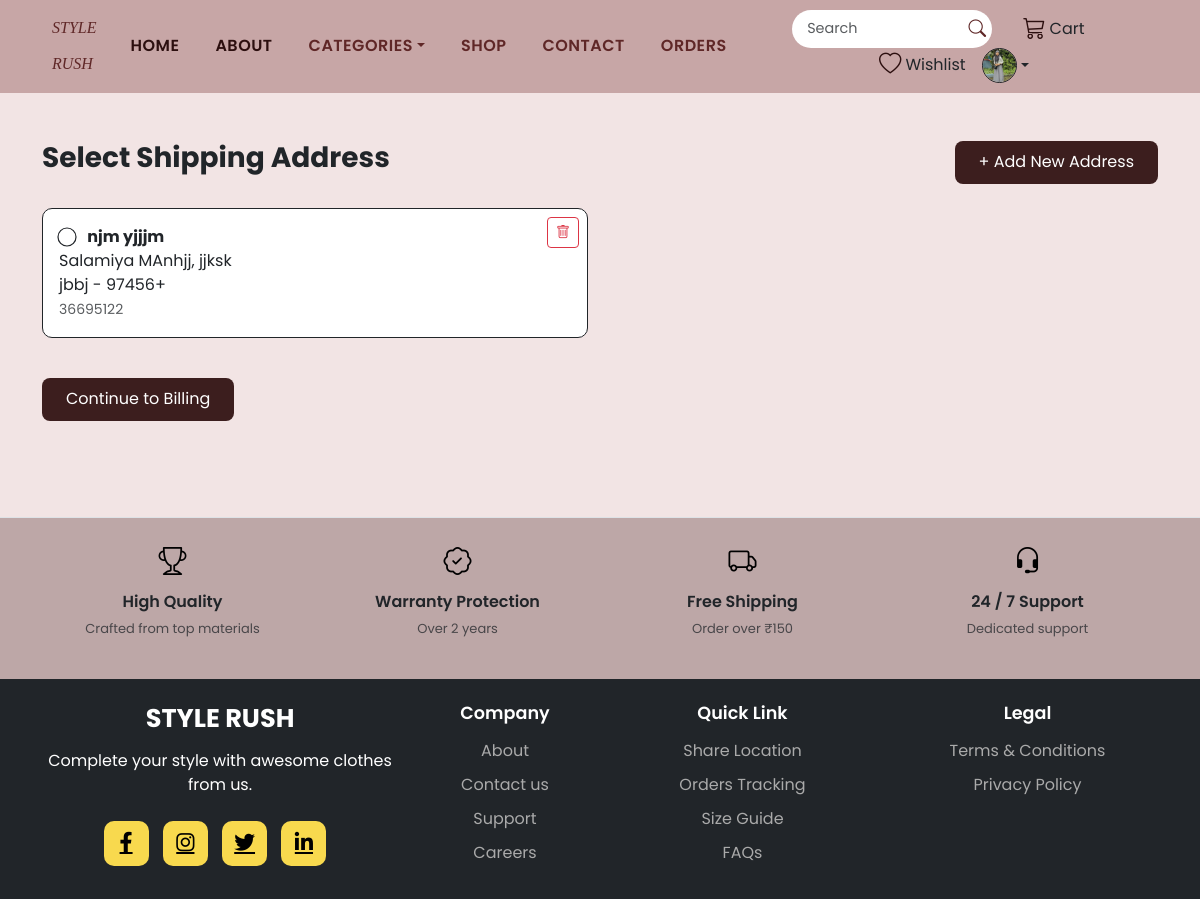
/checkout/ (signed in), run on the app's committed database.
### fashion/models.py (models this page shows, shortened)
class CustomUser(AbstractUser):
    email = models.EmailField(unique=True)
    USERNAME_FIELD = 'username'
    REQUIRED_FIELDS = ['email']

### adminapp/models.py (models this page shows, shortened)
class Customer(models.Model):
    user = models.OneToOneField(settings.AUTH_USER_MODEL, on_delete=models.CASCADE, related_name='profile')
    address = models.CharField(max_length=200, blank=True)
    phone = models.CharField(max_length=15, blank=True)
    country = models.CharField(max_length=100, blank=True)
    profile_image = models.ImageField(upload_to='profile_images/', blank=True, null=True)
    status = models.CharField(max_length=20, choices=[
        ('Active', 'Active'),
        ('Inactive', 'Inactive'),
    ], default='Active')

### checkoutapp/models.py (models this page shows, shortened)
class Address(models.Model):
    user = models.ForeignKey(settings.AUTH_USER_MODEL, on_delete=models.CASCADE)
    first_name = models.CharField(max_length=50)
    last_name = models.CharField(max_length=50)
    middle_name = models.CharField(max_length=50, blank=True, null=True)
    phone = models.CharField(max_length=15)
    email = models.EmailField()
    street_address = models.CharField(max_length=200)
    city = models.CharField(max_length=100)
    district = models.CharField(max_length=100)
    state = models.CharField(max_length=100)
    country = models.CharField(max_length=100)
    zip_code = models.CharField(max_length=10)
    is_default = models.BooleanField(default=False)

### checkoutapp/views.py (the view)
# urls.py: path('', select_address, name='checkout'),
@never_cache
@login_required
def select_address(request):
    addresses = Address.objects.filter(user=request.user)
    cart_items = CartItem.objects.filter(cart__user=request.user)
    total = sum(item.subtotal for item in cart_items)
    categories = Category.objects.all()
    if request.method == 'POST':
        selected_address_id = request.POST.get('address')
        if selected_address_id:
            request.session['selected_address'] = selected_address_id
            return redirect('billing_page')
    context = {
        'addresses': addresses,
        'cart_items': cart_items,
        'total': total,
        'categories' : categories
    }
    return render(request, 'user/checkout_select_address.html', context)

### templates/user/checkout_select_address.html (shortened to what this page needs)
{% extends 'user/base.html' %}
{% load static %}
{% block 'css' %}<link rel="stylesheet" href="{% static 'css/select_address.css' %}">{% endblock %}
{% block 'content' %}
{% include "includes/navbar.html" %}
<div class="container py-5">
    <div class="d-flex justify-content-between align-items-center mb-4">
        <h3 class="fw-bold">Select Shipping Address</h3>
        <button type="button" class="btn btn-dark" data-bs-toggle="modal" data-bs-target="#addAddressModal">+ Add New Address</button>
    </div>
    <form method="POST">
        <div class="row">
            {% for address in addresses %}
                <div class="col-md-6 mb-3">
                    <div class="card address-card p-3 position-relative {% if address.is_default %}border-dark{% endif %}">
                        <button type="button" class="btn btn-outline-danger btn-sm position-absolute top-0 end-0 m-2" data-bs-toggle="modal" data-bs-target="#deleteAddressModal{{ address.id }}">
                            <i class="bi bi-trash"></i>
                        </button>
                        <label class="form-check-label w-100">
                            <input type="radio" class="form-check-input border-dark me-2" name="address" value="{{ address.id }}" required>
                            <strong>{{ address.first_name }} {{ address.last_name }}</strong><br>
                            {{ address.street_address }}, {{ address.city }}<br>
                            {{ address.state }} - {{ address.zip_code }}<br>
                            <small class="text-muted">{{ address.phone }}</small>
                        </label>
                    </div>
                </div>
            {% empty %}
                <p class="text-muted">No addresses found. Please add one below.</p>
            {% endfor %}
        </div>
        <div class="mt-4">
            <button type="submit" class="btn btn-dark px-4">Continue to Billing</button>
        </div>
    </form>
</div>
<section class="features-section py-4 border-top mt-5">
    <div class="container">
        <div class="row text-center">
            <div class="col-md-3">
                <i class="bi bi-trophy fs-3"></i>
                <h6 class="mt-2">High Quality</h6>
                <p class="small text-muted">Crafted from top materials</p>
            </div>
            <div class="col-md-3">
                <i class="bi bi-patch-check fs-3"></i>
                <h6 class="mt-2">Warranty Protection</h6>
                <p class="small text-muted">Over 2 years</p>
            </div>
            <div class="col-md-3">
                <i class="bi bi-truck fs-3"></i>
                <h6 class="mt-2">Free Shipping</h6>
                <p class="small text-muted">Order over ₹150</p>
            </div>
            <div class="col-md-3">
                <i class="bi bi-headset fs-3"></i>
                <h6 class="mt-2">24 / 7 Support</h6>
                <p class="small text-muted">Dedicated support</p>
            </div>
        </div>
    </div>
</section>
{% include "includes/footer.html" %}
{% endblock %}

### templates/includes/navbar.html (shortened to what this page needs)
{% load static %}
{% block 'css' %}<link rel="stylesheet" href="{% static "css/navfooter.css" %}">{% endblock %}
<nav class="navbar navbar-expand-lg navbar-custom">
  	<div class="container-fluid">
    	<a class="navbar-brand" href="{% url "home" %}">
      		<span class="brand-line1">STYLE</span><br>
      		<span class="brand-line2">RUSH</span>
    	</a>
		<div class="collapse navbar-collapse" id="navbarNav">
			<ul class="navbar-nav mx-auto text-center">
				<li class="nav-item"><a class="nav-link active" href="{% url 'home' %}">HOME</a></li>
				<li class="nav-item"><a class="nav-link active" href="{% url 'about' %}">ABOUT</a></li>
        		<li class="nav-item dropdown">
          			<a class="nav-link dropdown-toggle" href="#" id="categoryDropdown" role="button"data-bs-toggle="dropdown" aria-expanded="false">CATEGORIES</a>
        		</li>
        		<li class="nav-item"><a class="nav-link" href="{% url "products_list" %}">SHOP</a></li>
        		<li class="nav-item">
  					<a href="#" class="nav-link" data-bs-toggle="modal" data-bs-target="#contactModal">CONTACT</a>
				</li>
				<li class="nav-item"><a class="nav-link" href="{% url "order_list" %}">Orders</a></li>
      		</ul>
			<div class="d-flex align-items-center mt-2 mt-lg-0 flex-wrap justify-content-center">
				<form class="search-form d-flex align-items-center me-3" method="GET" action="{% url 'products_list' %}">
					<div class="search-wrapper position-relative">
						<input class="form-control search-input pe-5" type="search" name="q" placeholder="Search" value="{{ request.GET.q }}">
						<button class="search-btn position-absolute top-50 end-0 translate-middle-y border-0 bg-transparent" type="submit">
							<i class="bi bi-search"></i>
						</button>
					</div>
				</form>
				<a href="{% url 'cart' %}" class="nav-link d-flex align-items-center me-3">
					<i class="bi bi-cart3 nav-icon me-1"></i> Cart
				</a>
				<a href="{% url "wishlist_page" %}" class="nav-link d-flex align-items-center me-2">
					<i class="bi bi-heart nav-icon me-1"></i> Wishlist
				</a>
  				{% if user.is_authenticated %}
					<div class="nav-item dropdown ms-2">
						<a class="nav-link dropdown-toggle d-flex align-items-center" href="#" id="profileDropdown"
						role="button" data-bs-toggle="dropdown" aria-expanded="false">
							{% if user.profile.profile_image %}
        						<img src="{{ user.profile.profile_image.url }}" alt="{{ user.username }}" width="35" height="35" class="rounded-circle border border-1 border-dark object-fit-cover">
    						{% else %}
        						<img src="{% static 'images/default-profile.png' %}" alt="Default" width="35" height="35" class="rounded-circle border border-1 border-dark">
    						{% endif %}
						</a>
					</div>
  				{% else %}
					<div class="d-flex align-items-center ms-2">
						<a href="{% url 'login' %}" class="btn btn-outline-dark btn-sm me-2">Login</a>
						<a href="{% url 'signup' %}" class="btn btn-outline-dark btn-sm">SignUp</a>
					</div>
				{% endif %}
			</div>
		</div>
    </div>
</nav>

### static/css/base.css (style rules this page uses)
html, body { max-width: 100%; overflow-x: hidden !important; background-color: #916d6d; }

### static/css/select_address.css (style rules this page uses)
body { background-color: #f2e4e4; font-family: "Poppins", sans-serif; }
.address-card { background-color: #fff; border-radius: 10px; border: 1px solid #ddd; transition: all 0.3s ease; cursor: pointer; }
.address-card input[type="radio"] { accent-color: #5f2727; transform: scale(1.2); margin-right: 10px; }
.btn-dark { background-color: #5f2727; border: none; border-radius: 8px; padding: 0.6rem 1.5rem; transition: 0.3s ease; }
.form-control { border-radius: 8px; border: 1px solid #ccc; padding: 10px; }
.features-section { background-color: #bda7a7; border-top: 1px solid #ddd; }
.features-section i { color: #000; }
.features-section h6 { font-weight: 600; margin-top: 10px; }
.features-section p { font-size: 13px; color: #8d8d8d; }

### static/css/navfooter.css (style rules this page uses)
.navbar-custom { background-color: #C7A6A6; padding: 10px 40px; }
.navbar-brand { font-family: "Playfair Display", serif; font-style: italic; color: #5F2727 !important; line-height: 1; }
.navbar-brand .brand-line1, .navbar-brand .brand-line2 { display: block; font-size: 16px; font-weight: 500; }
.navbar-nav .nav-link { color: #5F2727 !important; font-weight: 600; text-transform: uppercase; margin: 0 10px; letter-spacing: 0.5px; }
.navbar-nav .nav-link:hover, .navbar-nav .nav-link.active { color: #2c0f0f !important; }
.search-wrapper { position: relative; width: 200px; }
.search-input { border-radius: 25px; border: none; padding: 8px 40px 8px 15px; font-size: 0.9rem; background-color: #fff; color: #333; transition: all 0.3s ease; }
.search-btn { position: absolute; top: 50%; right: 10px; transform: translateY(-50%); border: none; background: transparent; color: #5F2727; font-size: 1.1rem; cursor: pointer; transition: color 0.3s; }
.btn-dark { background-color: #3c1e1e; border: none; }
.nav-icon { font-size: 1.4rem; color: #2c0f0f; margin-left: 15px; cursor: pointer; transition: 0.3s; }

### data on the page
CustomUser: profile.profile_image (picture)
Address: first_name "njm", last_name "yjjjm", street_address "Salamiya MAnhjj", city "jjksk", state "jbbj", zip_code "97456+", phone "36695122"
